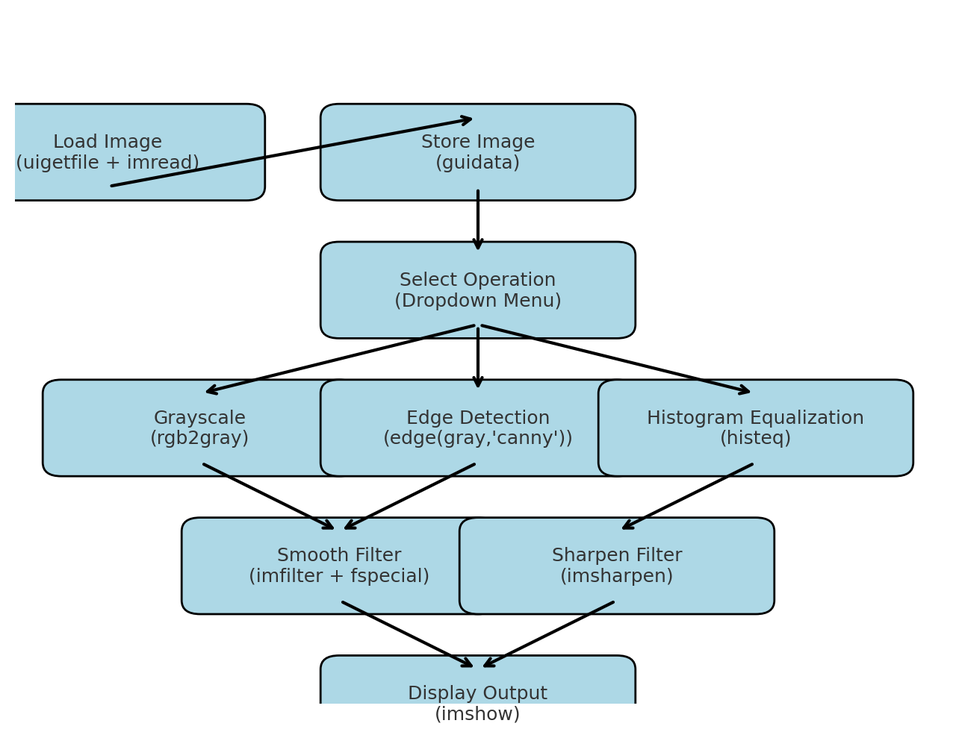
%> input picture ImageProcessingToolbox_Workflow.png, 956 x 738 px, shrunk from 1280 x 989 before the run
$ octave --eval "result = detect_edges(imread('../../ImageProcessingToolbox_Workflow.png'));"   (GNU Octave 9; MATLAB toolbox functions it lacks are replaced by stand-ins)
%> lines starting %> are read from the running program, lines starting %| are printed output that depends on the picture; in (x1, y1, x2, y2) boxes, pixels count from 0 and x2, y2 are one past the last pixel; in counts of white or black regions, pixels touching at a corner belong together; the program's own positions count from 1
### ImageProcessingToolbox/functions/convert_grayscale.m
function out = convert_grayscale(img)
    if size(img,3) == 3
        out = rgb2gray(img);
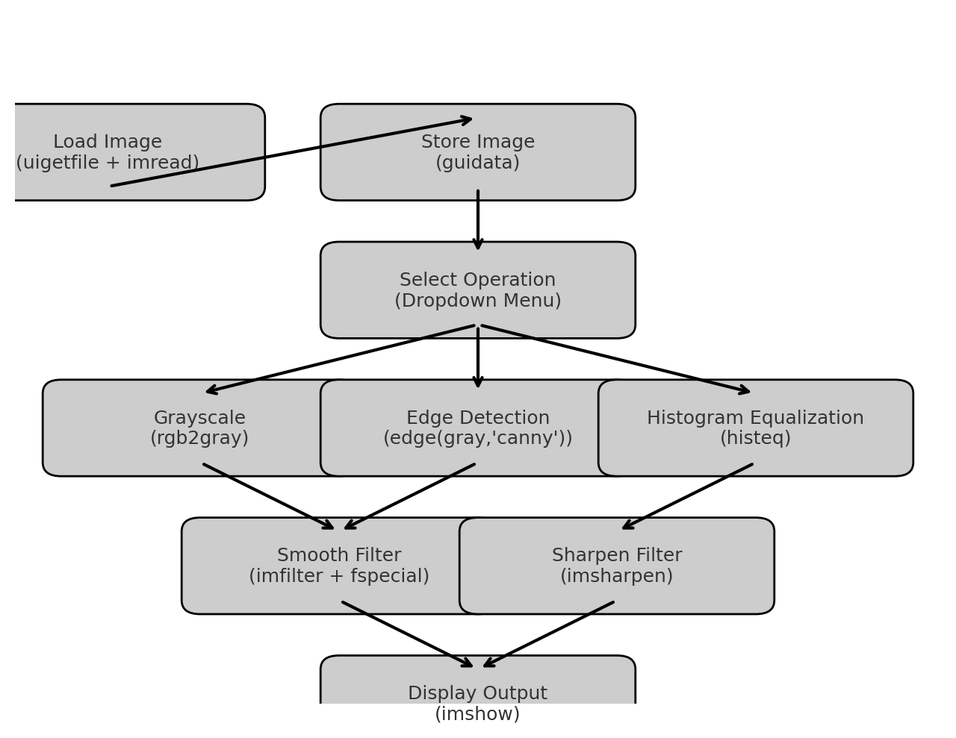
%> out: size 738x956 uint8; min 0, max 255, mean 229.9
    else
        out = img;
    end
end

### ImageProcessingToolbox/functions/detect_edges.m
function out = detect_edges(img)
    gray = convert_grayscale(img);
    out = edge(gray,'canny');
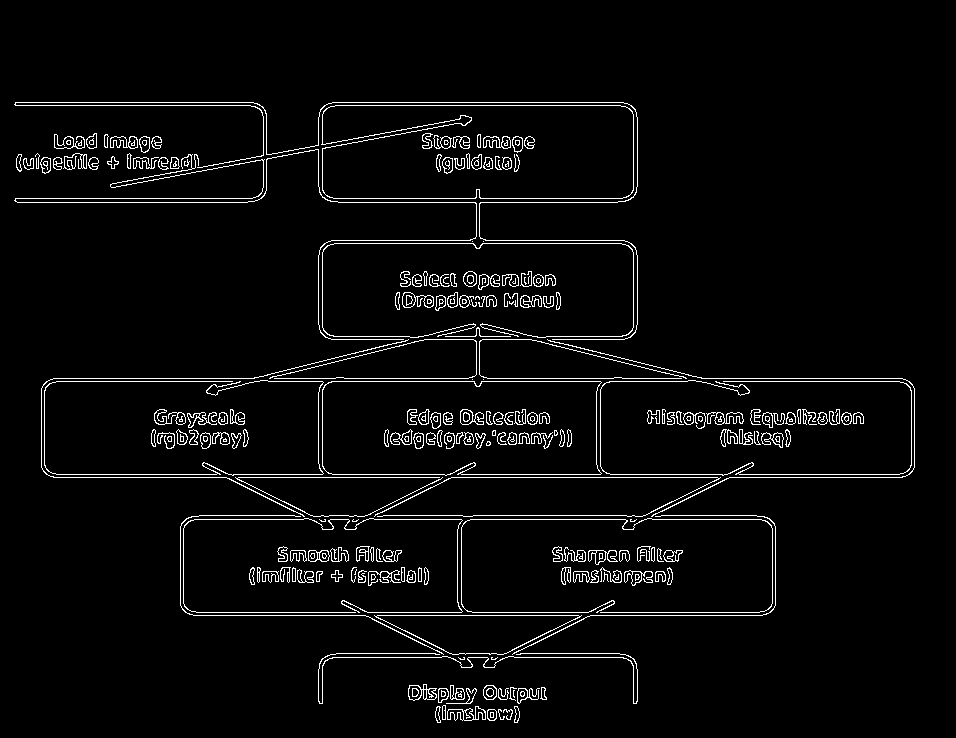
%> out: size 738x956 logical; 3.8% white in thin lines or dots, all inside (x1, y1, x2, y2) = (14, 102, 915, 723)
end
